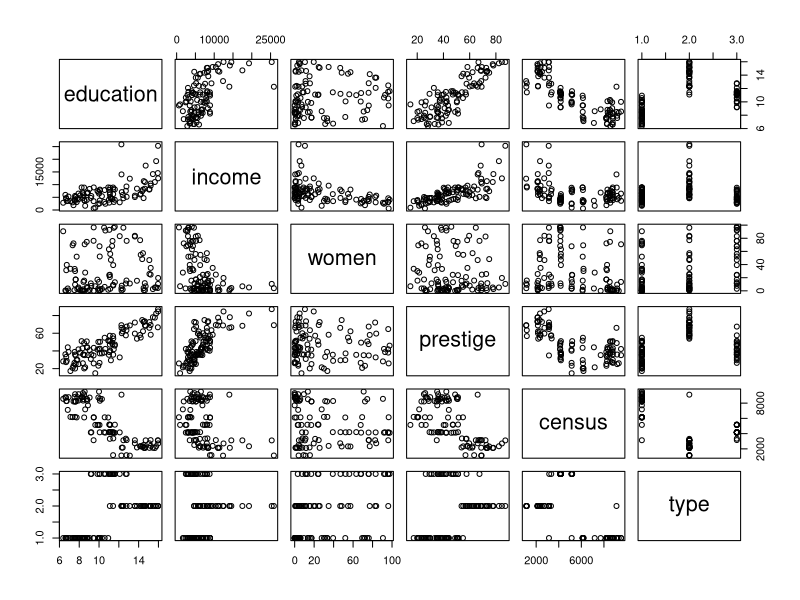
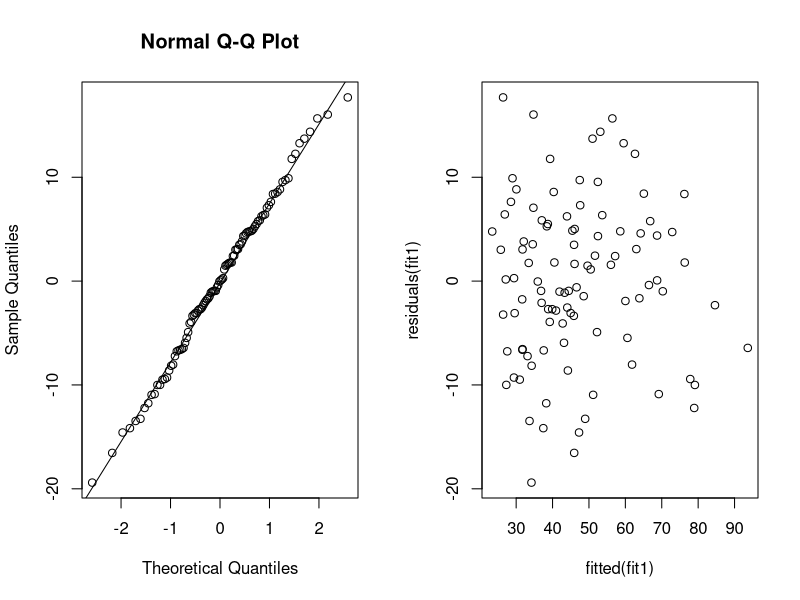
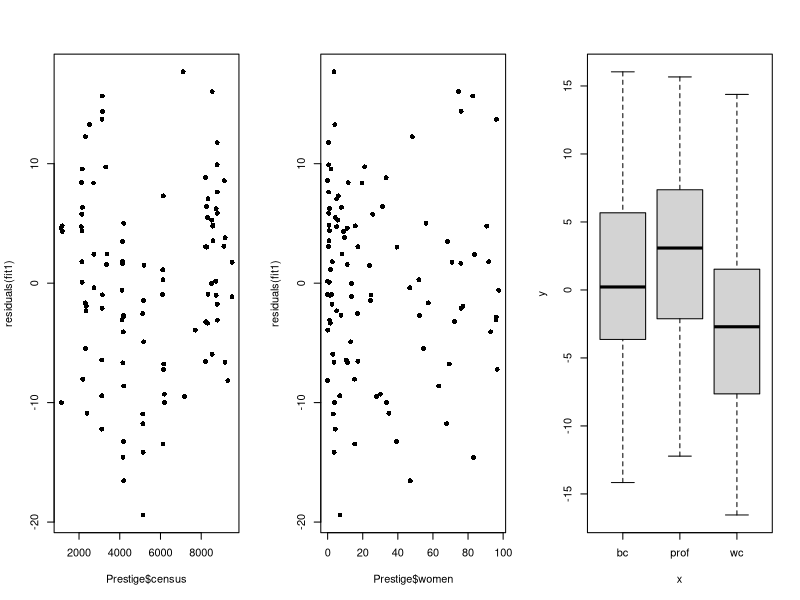
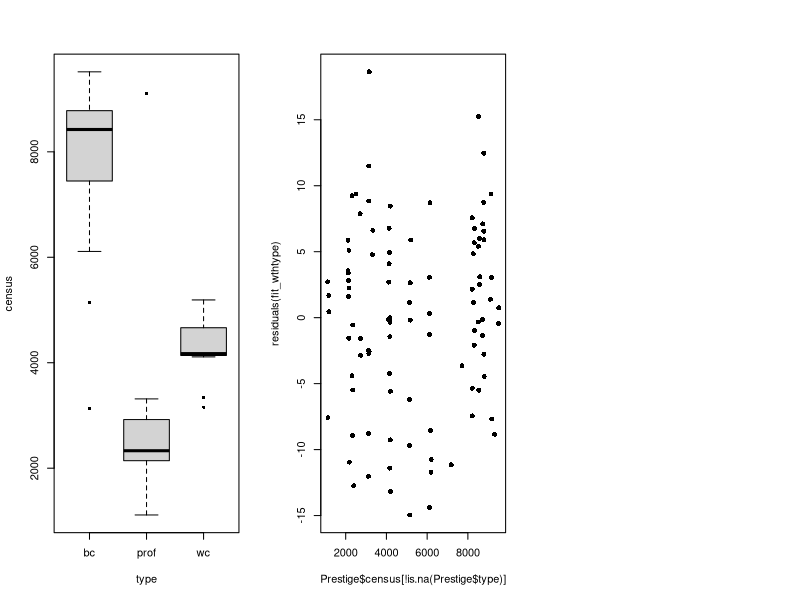
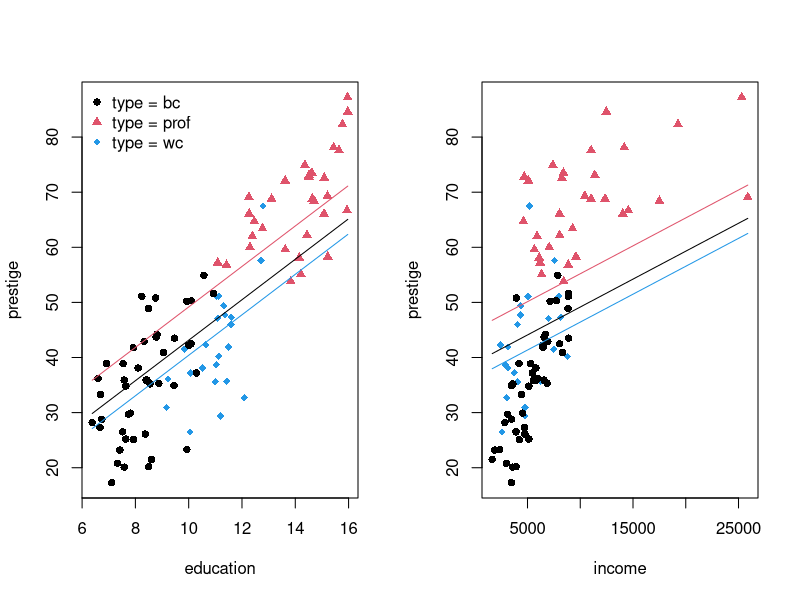
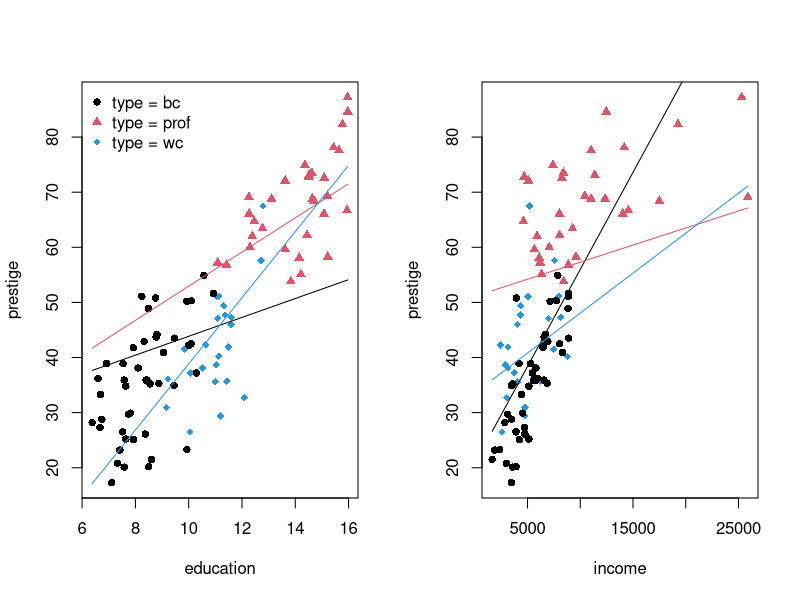
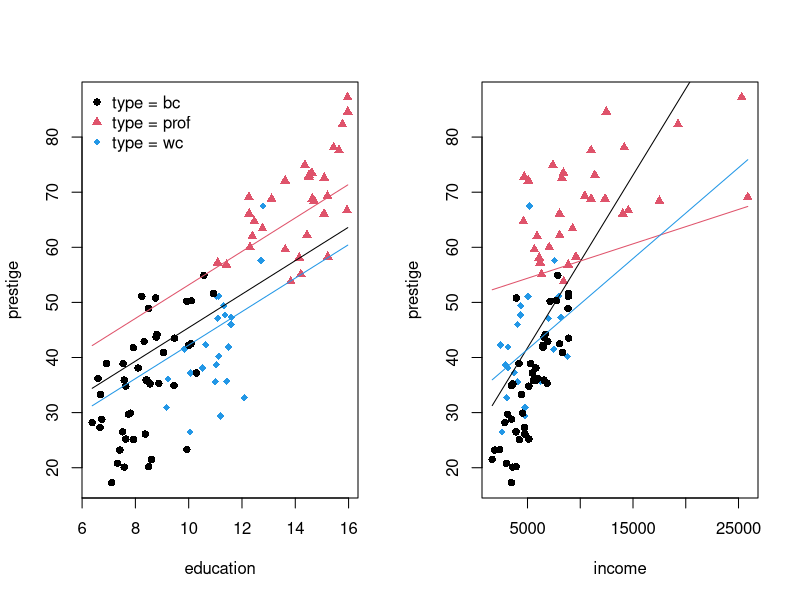

Write R code to recreate these figures, in order.
## ---- chunk 1
knitr::opts_chunk$set(echo = TRUE)
## ---- chunk 2
data(Prestige, package = "carData")
# help(Prestige, package = "carData")
# Prestige <- read.table("prestige.csv", sep =",")
plot(Prestige)
head(Prestige)
## ---- chunk 3
fit1 <- lm(prestige ~ education+income, data = Prestige)
## ---- chunk 4
summary(fit1)
# par(mfrow=c(2,2)); plot(fit1)
par(mfrow=c(1,2))
qqnorm(residuals(fit1)); qqline(residuals(fit1))
plot(fitted(fit1), residuals(fit1))
## ---- chunk 5
par(mfrow=c(1,3),pch=16)
plot(Prestige$census, residuals(fit1))
plot(Prestige$women, residuals(fit1))
plot(Prestige$type, residuals(fit1))
## ---- chunk 6
fit_wthcensus <- lm(prestige ~ education+income+census, data = Prestige)
summary(fit_wthcensus)
## ---- chunk 7
fit_wthtype <- lm(prestige ~ education+income+type, data = Prestige)
summary(fit_wthtype)
## ---- chunk 8
AIC(fit1); AIC(fit_wthcensus); AIC(fit_wthtype)
## ---- chunk 9
AIC(fit1, fit_wthcensus, fit_wthtype)
## ---- chunk 10
Prestige[is.na(Prestige$type),]
dim(fit_wthcensus$model)
dim(fit_wthtype$model)
## ---- chunk 11
# specify a smaller dataset 
sfit1 <- lm(prestige ~ education+income, data = Prestige[!is.na(Prestige$type),])
# use the subset option in lm
sfit_wthcensus <- lm(prestige ~ education+income+census, data = Prestige, subset = !is.na(Prestige$type))
dim(sfit1$model); dim(sfit_wthcensus$model)
# ok 
## ---- chunk 12
AIC(sfit1, sfit_wthcensus, fit_wthtype)
## ---- chunk 13
anova(sfit1,fit_wthtype)
## ---- chunk 14
plot(census~type,data=Prestige)
## ---- chunk 15
plot(Prestige$census[!is.na(Prestige$type)], 
     residuals(fit_wthtype))
## ---- chunk 16
## rewrite the dataset to only include complete information 
Prestige <- Prestige[!is.na(Prestige$type),]
# what is type 
class(Prestige$type)
table(Prestige$type)
fit_wthtype$coefficients
cmod <- signif(fit_wthtype$coefficients,2)
## ---- chunk 17
head(model.matrix(fit_wthtype))
colSums(model.matrix(fit_wthtype))[4:5]
## ---- chunk 18
par(mfrow=c(1,2))
plot(prestige~education, data=Prestige[!is.na(Prestige$type),], 
     pch=16+ifelse(Prestige$type == "prof",1,0)+ifelse(Prestige$type == "wc",2,0), 
     col=1+ifelse(Prestige$type == "prof",1,0)+ifelse(Prestige$type == "wc",3,0))
#### add the three lines evaluated at mean income
nd <- data.frame(education = rep(seq(min(Prestige$education),max(Prestige$education), 
                                     length.out=40), times=3), 
                 income = rep(mean(Prestige$income), 40*3),
                 type = rep(levels(Prestige$type), each=40))
lines(nd$education[nd$type == "bc"], predict(fit_wthtype,nd[nd$type == "bc",]))
lines(nd$education[nd$type == "prof"], predict(fit_wthtype,nd[nd$type == "prof",]),col=2)
lines(nd$education[nd$type == "wc"], predict(fit_wthtype,nd[nd$type == "wc",]),col=4)
legend("topleft", col = c(1,2,4), pch = c(16,17,18), bty = "n", 
       legend = c("type = bc", "type = prof","type = wc"))
plot(prestige~income, data=Prestige[!is.na(Prestige$type),], 
     pch=16+ifelse(Prestige$type == "prof",1,0)+ifelse(Prestige$type == "wc",2,0), 
     col=1+ifelse(Prestige$type == "prof",1,0)+ifelse(Prestige$type == "wc",3,0))
#### add the three lines evaluated at mean income
nd <- data.frame(education = rep(mean(Prestige$education), 40*3),
                 income = rep(seq(min(Prestige$income),max(Prestige$income), 
                                     length.out=40), times=3), 
                 type = rep(levels(Prestige$type), each=40))
lines(nd$income[nd$type == "bc"], predict(fit_wthtype,nd[nd$type == "bc",]))
lines(nd$income[nd$type == "prof"], predict(fit_wthtype,nd[nd$type == "prof",]),col=2)
lines(nd$income[nd$type == "wc"], predict(fit_wthtype,nd[nd$type == "wc",]),col=4)
## ---- chunk 19
fit_intrall <- lm(prestige~education+income+type+education:type+income:type, data = Prestige)
# summary(fit_intrall)
#### guardiamo la matrice di disegno
head(model.matrix(fit_intrall))
colSums(model.matrix(fit_intrall))
sum(Prestige$income[Prestige$type == "wc"], na.rm=TRUE)
## ---- chunk 20
summary(fit_intrall)
## ---- chunk 21
anova(fit_wthtype, fit_intrall)
#  anche AIC indica che fit_intrall è da preferire 
AIC(fit_wthtype, fit_intrall)
## ---- chunk 22
par(mfrow=c(1,2))
plot(prestige~education, data=Prestige[!is.na(Prestige$type),], 
     pch=16+ifelse(Prestige$type == "prof",1,0)+ifelse(Prestige$type == "wc",2,0), 
     col=1+ifelse(Prestige$type == "prof",1,0)+ifelse(Prestige$type == "wc",3,0))
#### add the three lines evaluated at mean income
nd <- data.frame(education = rep(seq(min(Prestige$education),max(Prestige$education), 
                                     length.out=40), times=3), 
                 income = rep(mean(Prestige$income), 40*3),
                 type = rep(levels(Prestige$type), each=40))
lines(nd$education[nd$type == "bc"], predict(fit_intrall,nd[nd$type == "bc",]))
lines(nd$education[nd$type == "prof"], predict(fit_intrall,nd[nd$type == "prof",]),col=2)
lines(nd$education[nd$type == "wc"], predict(fit_intrall,nd[nd$type == "wc",]),col=4)
legend("topleft", col = c(1,2,4), pch = c(16,17,18), bty = "n", 
       legend = c("type = bc", "type = prof","type = wc"))
plot(prestige~income, data=Prestige[!is.na(Prestige$type),], 
     pch=16+ifelse(Prestige$type == "prof",1,0)+ifelse(Prestige$type == "wc",2,0), 
     col=1+ifelse(Prestige$type == "prof",1,0)+ifelse(Prestige$type == "wc",3,0))
#### add the three lines evaluated at mean income
nd <- data.frame(education = rep(mean(Prestige$education), 40*3),
                 income = rep(seq(min(Prestige$income),max(Prestige$income), 
                                     length.out=40), times=3), 
                 type = rep(levels(Prestige$type), each=40))
lines(nd$income[nd$type == "bc"], predict(fit_intrall,nd[nd$type == "bc",]))
lines(nd$income[nd$type == "prof"], predict(fit_intrall,nd[nd$type == "prof",]),col=2)
lines(nd$income[nd$type == "wc"], predict(fit_intrall,nd[nd$type == "wc",]),col=4)
## ---- chunk 23
fit_intred <- lm(prestige~education+income+type+education:type, data = Prestige)
#summary(fit_intred)
fit_intrinc <- lm(prestige~education+income+type+income:type, data = Prestige)
#summary(fit_intrinc)
## ---- chunk 24
anova(fit_intred, fit_intrall)
## ---- chunk 25
anova(fit_intrinc, fit_intrall)
## ---- chunk 26
anova(fit_wthtype, fit_intrinc)
## ---- chunk 27
summary(fit_intrinc)
## ---- chunk 28
AIC(fit_wthtype, fit_intred, fit_intrinc, fit_intrall)
BIC(fit_wthtype, fit_intred, fit_intrinc, fit_intrall)
summary(fit_wthtype)$adj.r.square; summary(fit_intred)$adj.r.square
summary(fit_intrinc)$adj.r.square; summary(fit_intrall)$adj.r.square
## ---- chunk 29
par(mfrow=c(1,2))
plot(prestige~education, data=Prestige[!is.na(Prestige$type),], 
     pch=16+ifelse(Prestige$type == "prof",1,0)+ifelse(Prestige$type == "wc",2,0), 
     col=1+ifelse(Prestige$type == "prof",1,0)+ifelse(Prestige$type == "wc",3,0))
#### add the three lines evaluated at mean income
nd <- data.frame(education = rep(seq(min(Prestige$education),max(Prestige$education), 
                                     length.out=40), times=3), 
                 income = rep(mean(Prestige$income), 40*3),
                 type = rep(levels(Prestige$type), each=40))
lines(nd$education[nd$type == "bc"], predict(fit_intrinc,nd[nd$type == "bc",]))
lines(nd$education[nd$type == "prof"], predict(fit_intrinc,nd[nd$type == "prof",]),col=2)
lines(nd$education[nd$type == "wc"], predict(fit_intrinc,nd[nd$type == "wc",]),col=4)
legend("topleft", col = c(1,2,4), pch = c(16,17,18), bty = "n", 
       legend = c("type = bc", "type = prof","type = wc"))
plot(prestige~income, data=Prestige[!is.na(Prestige$type),], 
     pch=16+ifelse(Prestige$type == "prof",1,0)+ifelse(Prestige$type == "wc",2,0), 
     col=1+ifelse(Prestige$type == "prof",1,0)+ifelse(Prestige$type == "wc",3,0))
#### add the three lines evaluated at mean income
nd <- data.frame(education = rep(mean(Prestige$education), 40*3),
                 income = rep(seq(min(Prestige$income),max(Prestige$income), 
                                     length.out=40), times=3), 
                 type = rep(levels(Prestige$type), each=40))
lines(nd$income[nd$type == "bc"], predict(fit_intrinc,nd[nd$type == "bc",]))
lines(nd$income[nd$type == "prof"], predict(fit_intrinc,nd[nd$type == "prof",]),col=2)
lines(nd$income[nd$type == "wc"], predict(fit_intrinc,nd[nd$type == "wc",]),col=4)
## ---- chunk 30
class(Prestige$type)
table(Prestige$type)
levels(Prestige$type)
Prestige$newtype <- factor(Prestige$type, levels = c("prof","wc","bc"))
table(Prestige$newtype)
## ---- chunk 31
fit_newlevels <- lm(prestige ~ education + income + newtype, data = Prestige)
fit_newlevels$coefficients
## ---- chunk 32
fit_newlevels$coefficients
fit_wthtype$coefficients
nd <- data.frame(education = rep(mean(Prestige$education),3),
                 income = rep(mean(Prestige$income),3),
                 type = c("bc","prof","wc"),
                 newtype = c("bc","prof","wc"))
predict(fit_wthtype, nd)
predict(fit_newlevels, nd)
## ---- chunk 33
head(model.matrix(fit_wthtype))
head(model.matrix(fit_newlevels))
